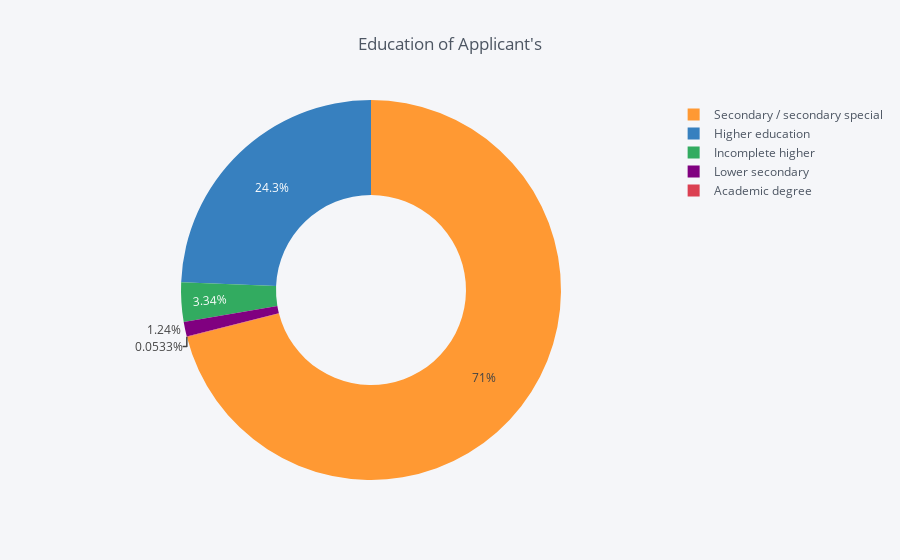

Here is the notebook cell this chart was saved with:
### Markdown cell above
## <a id='5-11'>5.11 Education of Applicant's who applied for loan</a>

### Code cell
temp = application_train["NAME_EDUCATION_TYPE"].value_counts()
df = pd.DataFrame({'labels': temp.index,
                   'values': temp.values
                  })
df.iplot(kind='pie',labels='labels',values='values', title='Education of Applicant\'s', hole = 0.5)

### Figure 1 — Plotly figure (JSON) as saved in the notebook; plotly's stock layout.template omitted (floating-point values rounded to 4 significant figures)
{"data": [{"hole": 0.5, "labels": ["Secondary / secondary special", "Higher education", "Incomplete higher", "Lower secondary", "Academic degree"], "marker": {"colors": ["rgba(255, 153, 51, 1.0)", "rgba(55, 128, 191, 1.0)", "rgba(50, 171, 96, 1.0)", "rgba(128, 0, 128, 1.0)", "rgba(219, 64, 82, 1.0)"]}, "name": "", "type": "pie", "values": [218391, 74863, 10277, 3816, 164]}], "layout": {"legend": {"bgcolor": "#F5F6F9", "font": {"color": "#4D5663"}}, "paper_bgcolor": "#F5F6F9", "plot_bgcolor": "#F5F6F9", "title": "Education of Applicant's", "titlefont": {"color": "#4D5663"}}}
